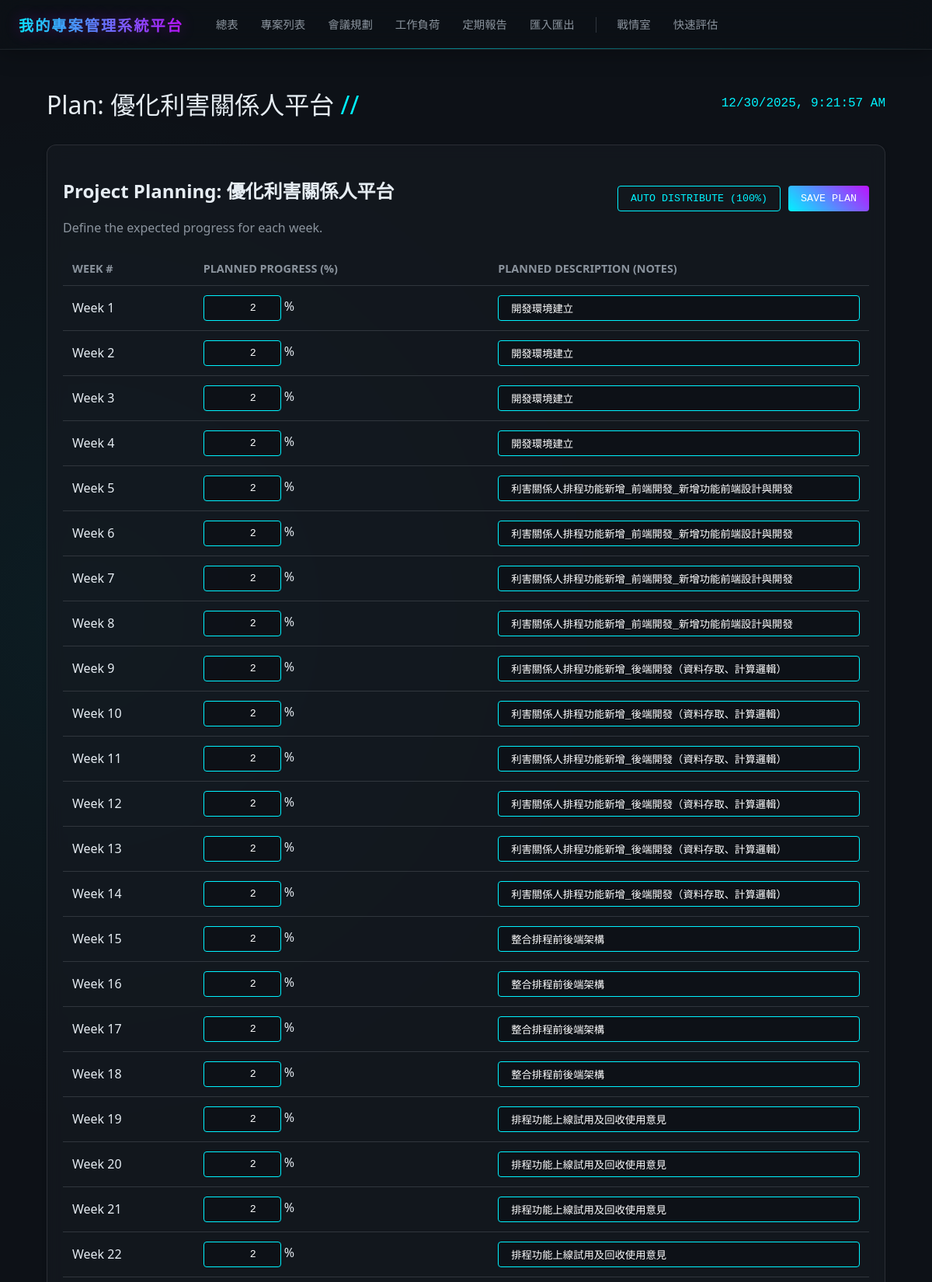
Page /projects/4/planning (upper part) on the committed database.
### app/models.py (models this page shows)
class Project(Base):
    __tablename__ = "projects"
    id = Column(Integer, primary_key=True, index=True)
    name = Column(String, index=True)
    cft_unit = Column(String, index=True)  # Which CFT requested it
    request_unit = Column(String, nullable=True) # Demand Contact Unit
    year = Column(Integer, index=True)
    duration_weeks = Column(Integer, default=12) # New field
    status = Column(String, default="Planning") # Planning, Development, Testing, Complete
    progress = Column(Integer, default=0) # 0-100
    description = Column(Text, nullable=True)
    start_date = Column(Date, nullable=True)
    end_date = Column(Date, nullable=True) # Original planned end date?
    predicted_end_date = Column(Date, nullable=True) # New user requested field
    closure_date = Column(Date, nullable=True) # Date moved to maintenance
    kickoff_date = Column(Date, nullable=True)
    meeting_day = Column(String, nullable=True) # Mon, Tue, Wed, Thu, Fri
    meeting_time = Column(String, nullable=True) # HH:MM
    lead_engineer_id = Column(Integer, ForeignKey("engineers.id"), nullable=True)
    lead_engineer = relationship("Engineer", back_populates="projects")
    updates = relationship("ProjectUpdate", back_populates="project", cascade="all, delete-orphan")
    weekly_progress = relationship("WeeklyProgress", back_populates="project", cascade="all, delete-orphan")
    logs = relationship("ProjectLog", back_populates="project", order_by="desc(ProjectLog.created_at)", cascade="all, delete-orphan")
    maintenance_logs = relationship("MaintenanceLog", back_populates="project", order_by="desc(MaintenanceLog.log_date)", cascade="all, delete-orphan")
    sprints = relationship("Sprint", back_populates="project", cascade="all, delete-orphan")
    tasks = relationship("Task", back_populates="project", cascade="all, delete-orphan")

class WeeklyProgress(Base):
    __tablename__ = "weekly_progress"
    id = Column(Integer, primary_key=True, index=True)
    project_id = Column(Integer, ForeignKey("projects.id"))
    week_number = Column(Integer)
    year = Column(Integer)
    planned_progress = Column(Integer, default=0) # Percentage 0-100
    actual_progress = Column(Integer, default=0) # Percentage 0-100
    planned_description = Column(String)
    actual_description = Column(String, nullable=True)
    actual_hours = Column(Float, default=0.0)
    meeting_date = Column(Date, nullable=True) # Actual date of the meeting/log
    meeting_id = Column(Integer, ForeignKey("meetings.id"), nullable=True) # Linked meeting for verification
    project = relationship("Project", back_populates="weekly_progress")
    meeting = relationship("Meeting")

### app/main.py (the view)
@app.get("/projects/{project_id}/planning", response_class=HTMLResponse)
async def project_planning(request: Request, project_id: int, db: Session = Depends(get_db)):
    project = db.query(models.Project).filter(models.Project.id == project_id).first()
    if not project:
         return HTMLResponse("Project not found", status_code=404)
    weekly_data = db.query(models.WeeklyProgress).filter(models.WeeklyProgress.project_id == project_id).order_by(models.WeeklyProgress.week_number).all()
    safe_weekly_data = []
    for w in weekly_data:
        d = w.__dict__.copy()
        if "_sa_instance_state" in d:
            del d["_sa_instance_state"]
        for k, v in d.items():
            if isinstance(v, (date, datetime)):
                d[k] = str(v)
        safe_weekly_data.append(d)
    return templates.TemplateResponse("project_planning.html", {
        "request": request,
        "page_title": f"Plan: {project.name}",
        "project": project,
        "weekly_data": safe_weekly_data
    })

### templates/project_planning.html (shortened to what this page needs)
{% extends "base.html" %}
{% block content %}
<div class="card">
    <div style="display: flex; justify-content: space-between; align-items: center; margin-bottom: 20px;">
        <div>
            <h2>Project Planning: {{ project.name }}</h2>
            <div style="color: var(--text-secondary);">Define the expected progress for each week.</div>
        </div>
        <div style="gap: 10px; display: flex;">
            <button class="btn" onclick="autoDistribute()">Auto Distribute (100%)</button>
            <button class="btn btn-primary" onclick="savePlan()">Save Plan</button>
        </div>
    </div>
    <div style="max-height: 70vh; overflow-y: auto;">
        <table id="planningTable">
            <thead>
                <tr>
                    <th>Week #</th>
                    <th>Planned Progress (%)</th>
                    <th>Planned Description (Notes)</th>
                </tr>
            </thead>
            <tbody>
                {% for week in weekly_data %}
                <tr data-week="{{ week.week_number }}" data-year="{{ week.year }}">
                    <td>Week {{ week.week_number }}</td>
                    <td>
                        <input type="number" class="plan-input btn" style="width: 100px; text-align: right;"
                            value="{{ week.planned_progress }}" min="0" max="100"> %
                    </td>
                    <td>
                        <input type="text" class="plan-desc-input btn" style="width: 100%; text-align: left;"
                            value="{{ week.planned_description or '' }}" placeholder="e.g. Kickoff meeting">
                    </td>
                </tr>
                {% endfor %}
            </tbody>
        </table>
    </div>
</div>
{% endblock %}

### templates/base.html (shortened to what this page needs)
<!DOCTYPE html>
<html lang="en">
<head>
    <link rel="stylesheet" href="/static/css/style.css">
</head>
<body>
    <header class="top-nav">
        <div class="nav-left">
            <div class="brand">我的專案管理系統平台</div>
            <nav style="display: flex; align-items: center; gap: 5px;">
                <a href="/" class="nav-link {% if page_title == 'Dashboard' %}active{% endif %}">總表</a>
                <a href="/cft_projects" class="nav-link {% if page_title == '專案列表' %}active{% endif %}">專案列表</a>
                <a href="/meetings" class="nav-link {% if page_title == '會議規劃及紀錄' %}active{% endif %}">會議規劃</a>
                <a href="/workload"
                    class="nav-link {% if page_title == 'Engineer Workload' %}active{% endif %}">工作負荷</a>
                <a href="/reports" class="nav-link {% if page_title == '定期報告' %}active{% endif %}">定期報告</a>
                <a href="/import_export" class="nav-link {% if page_title == '匯入匯出' %}active{% endif %}">匯入匯出</a>
                <a href="/pm/dashboard" class="nav-link {% if page_title == '專案戰情室' %}active{% endif %}">戰情室</a>
                <a href="/pm/assessment" class="nav-link {% if page_title == '專案進度評估表' %}active{% endif %}">快速評估</a>
            </nav>
        </div>
    </header>
    <div class="app-container">
        <main class="main-content">
            <header style="display: flex; justify-content: space-between; align-items: center; margin-bottom: 30px;">
                <h1 style="margin: 0; font-weight: 300;">{{ page_title }} <span
                        style="color: var(--accent-cyan)">//</span></h1>
                <div id="clock" style="font-family: 'Courier New'; color: var(--accent-cyan);"></div>
            </header>
            {% block content %}{% endblock %}
        </main>
    </div>
</body>
</html>

### static/css/style.css (style rules this page uses)
:root { --bg-color: #0d1117; --card-bg: rgba(22, 27, 34, 0.7); --text-primary: #e6edf3; --text-secondary: #8b949e; --accent-cyan: #00f3ff; --accent-purple: #bc13fe; --accent-pink: #f72585; --status-green: #39FF14; --status-red: #FF3131; --status-purple: #BF00FF; --border-color: #30363d; --glass-border: 1px solid rgba(255, 255, 255, 0.1); }
* { box-sizing: border-box; }
body { background-color: var(--bg-color); color: var(--text-primary); font-family: 'Segoe UI', Roboto, Helvetica, Arial, sans-serif; margin: 0; padding: 0; overflow-x: hidden; background-image: radial-gradient(circle at 10% 20%, rgba(0, 243, 255, 0.05) 0%, transparent 20%), radial-gradient(circle at 90% 80%, rgba(188, 19, 254, 0.05) 0%, transparent 20%); }
.app-container { display: flex; flex-direction: column; min-height: 100vh; }
.top-nav { position: fixed; top: 0; left: 0; width: 100%; height: 64px; background: rgba(13, 17, 23, 0.6); backdrop-filter: blur(20px); border-bottom: 1px solid rgba(255, 255, 255, 0.08); box-shadow: 0 4px 30px rgba(0, 0, 0, 0.3); padding: 0 24px; display: flex; align-items: center; justify-content: space-between; z-index: 2000; }
.top-nav::after { content: ''; position: absolute; bottom: 0; left: 0; width: 100%; height: 1px; background: linear-gradient(90deg, transparent, var(--accent-cyan), transparent); opacity: 0.5; }
.nav-left { display: flex; align-items: center; gap: 30px; }
.brand { font-size: 1.2em; font-weight: bold; color: var(--text-primary); text-transform: uppercase; letter-spacing: 2px; background: linear-gradient(90deg, var(--accent-cyan), var(--accent-purple)); -webkit-background-clip: text; -webkit-text-fill-color: transparent; margin: 0; text-shadow: 0 0 20px rgba(188, 19, 254, 0.3); }
.main-content { flex: 1; padding: 30px; overflow-y: auto; width: 100%; max-width: 95%; margin: 80px auto 0 auto; }
.nav-link { display: inline-block; padding: 8px 12px; color: var(--text-secondary); text-decoration: none; border-radius: 6px; transition: all 0.3s ease; font-size: 0.9rem; border-bottom: 2px solid transparent; white-space: nowrap; }
.card { background: var(--card-bg); border: var(--glass-border); border-radius: 12px; padding: 20px; backdrop-filter: blur(10px); margin-bottom: 20px; box-shadow: 0 4px 6px rgba(0, 0, 0, 0.1); }
.btn { background: transparent; border: 1px solid var(--accent-cyan); color: var(--accent-cyan); padding: 8px 16px; border-radius: 4px; cursor: pointer; transition: all 0.3s ease; font-family: 'Courier New', monospace; text-transform: uppercase; }
.btn-primary { background: linear-gradient(45deg, var(--accent-cyan), var(--accent-purple)); border: none; color: white; }
table { width: 100%; border-collapse: collapse; }
th, td { padding: 12px; text-align: left; border-bottom: 1px solid var(--border-color); }
th { color: var(--text-secondary); font-size: 0.9em; text-transform: uppercase; }
input, textarea, select { background-color: rgba(13, 17, 23, 0.8) !important; color: #ffffff !important; border: 1px solid var(--accent-cyan); padding: 8px; border-radius: 4px; font-family: inherit; }

### rows in the picture
Project: name "優化利害關係人平台"
WeeklyProgress: week_number "1", planned_progress "2", planned_description "開發環境建立"
WeeklyProgress: week_number "2", planned_progress "2", planned_description "開發環境建立"
WeeklyProgress: week_number "3", planned_progress "2", planned_description "開發環境建立"
WeeklyProgress: week_number "4", planned_progress "2", planned_description "開發環境建立"
WeeklyProgress: week_number "5", planned_progress "2", planned_description "利害關係人排程功能新增_前端開發_新增功能前端設計與開發"
WeeklyProgress: week_number "6", planned_progress "2", planned_description "利害關係人排程功能新增_前端開發_新增功能前端設計與開發"
WeeklyProgress: week_number "7", planned_progress "2", planned_description "利害關係人排程功能新增_前端開發_新增功能前端設計與開發"
WeeklyProgress: week_number "8", planned_progress "2", planned_description "利害關係人排程功能新增_前端開發_新增功能前端設計與開發"
WeeklyProgress: week_number "9", planned_progress "2", planned_description "利害關係人排程功能新增_後端開發（資料存取、計算邏輯）"
WeeklyProgress: week_number "10", planned_progress "2", planned_description "利害關係人排程功能新增_後端開發（資料存取、計算邏輯）"
WeeklyProgress: week_number "11", planned_progress "2", planned_description "利害關係人排程功能新增_後端開發（資料存取、計算邏輯）"
WeeklyProgress: week_number "12", planned_progress "2", planned_description "利害關係人排程功能新增_後端開發（資料存取、計算邏輯）"
WeeklyProgress: week_number "13", planned_progress "2", planned_description "利害關係人排程功能新增_後端開發（資料存取、計算邏輯）"
WeeklyProgress: week_number "14", planned_progress "2", planned_description "利害關係人排程功能新增_後端開發（資料存取、計算邏輯）"
WeeklyProgress: week_number "15", planned_progress "2", planned_description "整合排程前後端架構"
WeeklyProgress: week_number "16", planned_progress "2", planned_description "整合排程前後端架構"
WeeklyProgress: week_number "17", planned_progress "2", planned_description "整合排程前後端架構"
WeeklyProgress: week_number "18", planned_progress "2", planned_description "整合排程前後端架構"
WeeklyProgress: week_number "19", planned_progress "2", planned_description "排程功能上線試用及回收使用意見"
WeeklyProgress: week_number "20", planned_progress "2", planned_description "排程功能上線試用及回收使用意見"
WeeklyProgress: week_number "21", planned_progress "2", planned_description "排程功能上線試用及回收使用意見"
WeeklyProgress: week_number "22", planned_progress "2", planned_description "排程功能上線試用及回收使用意見"

### other values in the picture
{{ page_title }} "Plan: 優化利害關係人平台"
